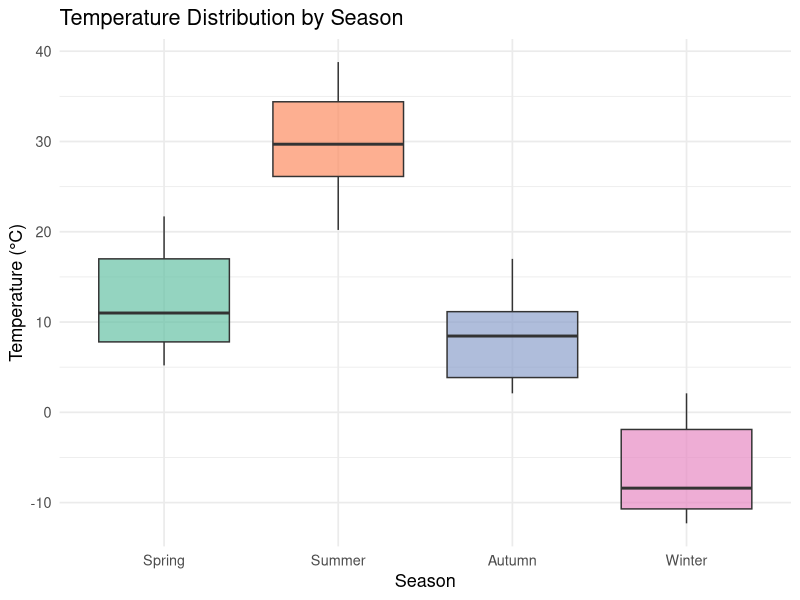
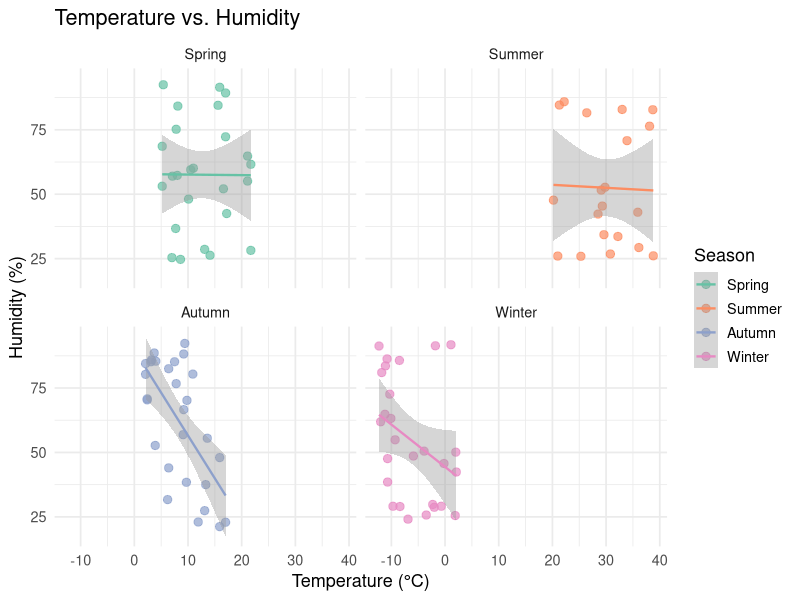
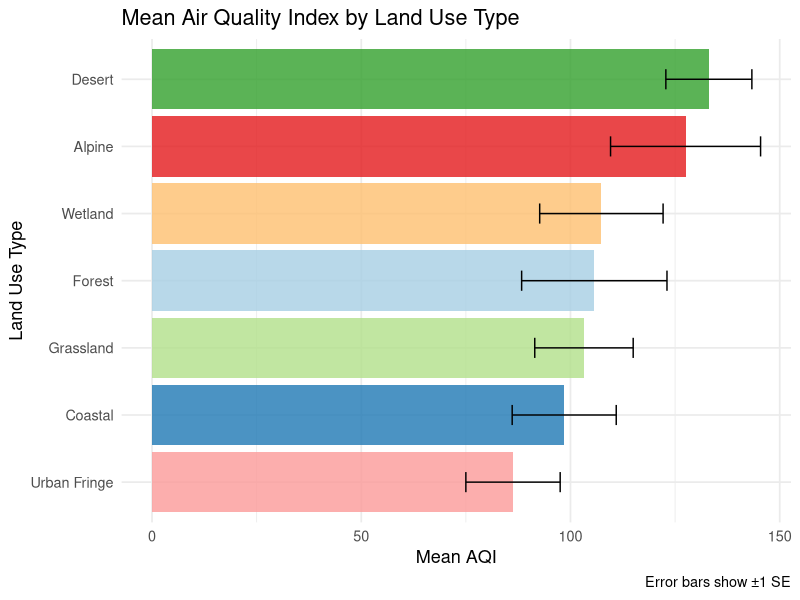
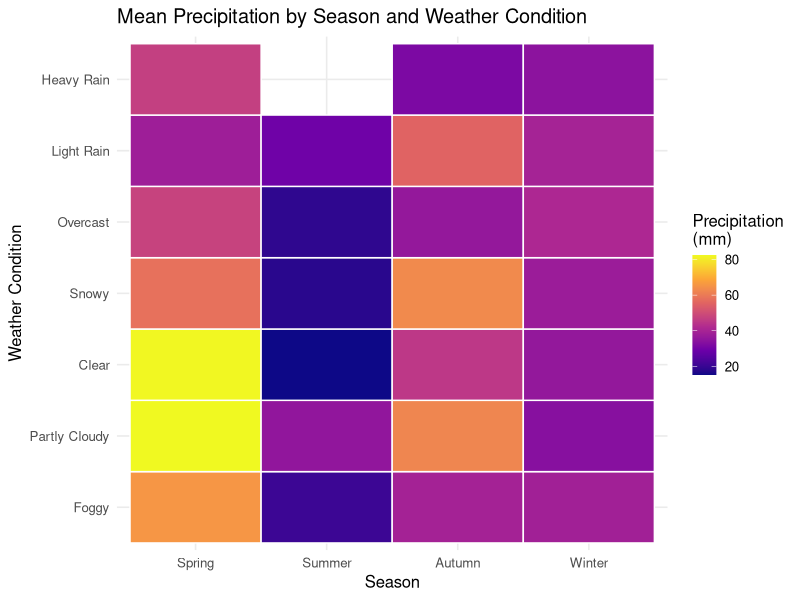
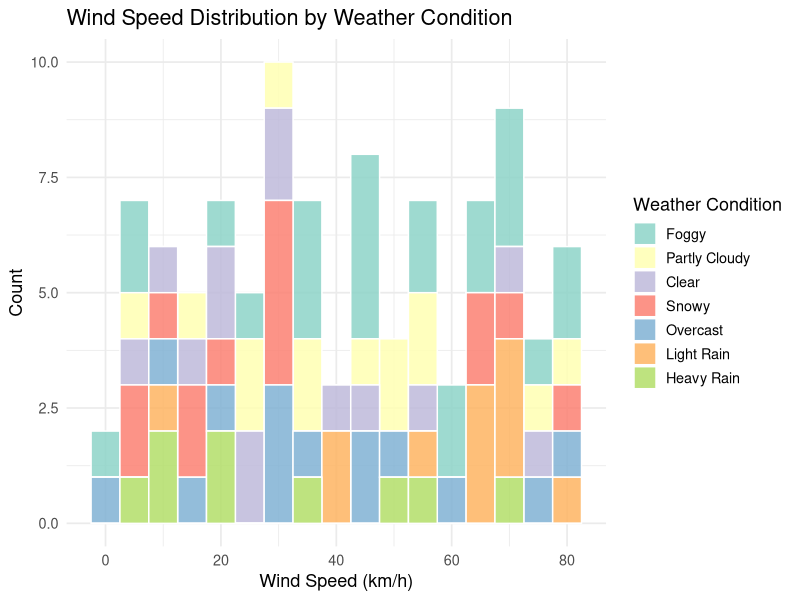
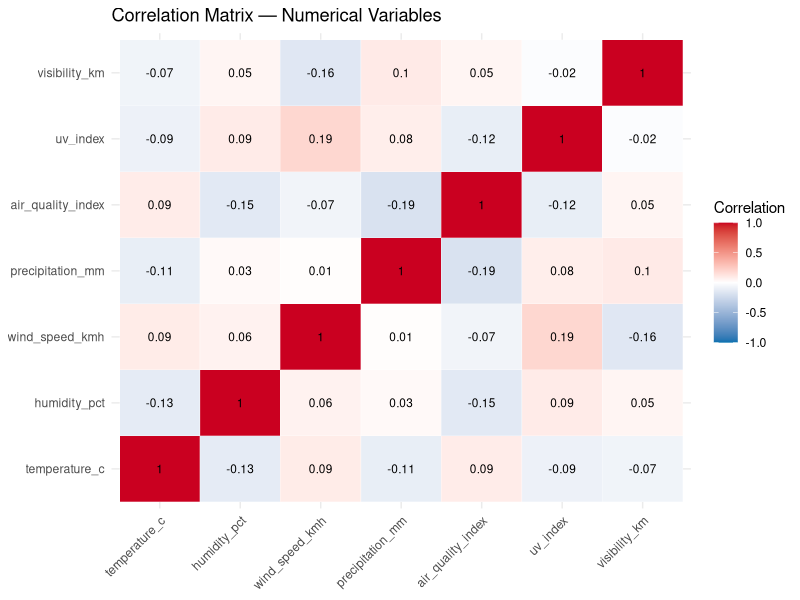

R code for these plots, in order:
## ---- chunk 1
#| label: setup

library(ggplot2)
library(dplyr)
library(readr)
library(tidyr)
library(here)
## ---- chunk 2
#| label: load-data

env_data <- read_csv(
  here::here("data", "environmental_data.csv"),
  col_types = cols(
    sample_id       = col_character(),
    date            = col_date(format = "%Y-%m-%d"),
    location        = col_character(),
    observer_name   = col_character(),
    season          = col_factor(levels = c("Spring", "Summer", "Autumn", "Winter")),
    weather_condition = col_factor(),
    land_use_type   = col_factor(),
    temperature_c   = col_double(),
    humidity_pct    = col_double(),
    wind_speed_kmh  = col_double(),
    precipitation_mm = col_double(),
    air_quality_index = col_integer(),
    uv_index        = col_double(),
    visibility_km   = col_double()
  )
)

glimpse(env_data)
## ---- chunk 3
#| label: summary-stats

numerical_vars <- c(
  "temperature_c", "humidity_pct", "wind_speed_kmh",
  "precipitation_mm", "air_quality_index", "uv_index", "visibility_km"
)

env_data |>
  select(all_of(numerical_vars)) |>
  summary()
## ---- chunk 4
#| label: season-counts

env_data |>
  count(season, name = "n_observations") |>
  arrange(season)
## ---- chunk 5
#| label: fig-temp-season
#| fig-cap: "Distribution of temperature (°C) for each season."

ggplot(env_data, aes(x = season, y = temperature_c, fill = season)) +
  geom_boxplot(alpha = 0.7, outlier.shape = 21) +
  scale_fill_brewer(palette = "Set2") +
  labs(
    title = "Temperature Distribution by Season",
    x = "Season",
    y = "Temperature (°C)"
  ) +
  theme_minimal(base_size = 13) +
  theme(legend.position = "none")
## ---- chunk 6
#| label: fig-temp-humidity
#| fig-cap: "Scatter plot of temperature against humidity coloured by season."

ggplot(env_data, aes(x = temperature_c, y = humidity_pct, colour = season)) +
  geom_point(alpha = 0.7, size = 2.5) +
  geom_smooth(method = "lm", se = TRUE, linewidth = 0.8) +
  scale_colour_brewer(palette = "Set2") +
  labs(
    title = "Temperature vs. Humidity",
    x = "Temperature (°C)",
    y = "Humidity (%)",
    colour = "Season"
  ) +
  theme_minimal(base_size = 13) +
  facet_wrap(~season)
## ---- chunk 7
#| label: fig-aqi-landuse
#| fig-cap: "Air Quality Index distribution across land use categories."

env_data |>
  group_by(land_use_type) |>
  summarise(
    mean_aqi  = mean(air_quality_index),
    se_aqi    = sd(air_quality_index) / sqrt(n()),
    n         = n()
  ) |>
  ggplot(aes(x = reorder(land_use_type, mean_aqi), y = mean_aqi, fill = land_use_type)) +
  geom_col(alpha = 0.8) +
  geom_errorbar(aes(ymin = mean_aqi - se_aqi, ymax = mean_aqi + se_aqi), width = 0.3) +
  coord_flip() +
  scale_fill_brewer(palette = "Paired") +
  labs(
    title = "Mean Air Quality Index by Land Use Type",
    x = "Land Use Type",
    y = "Mean AQI",
    caption = "Error bars show ±1 SE"
  ) +
  theme_minimal(base_size = 13) +
  theme(legend.position = "none")
## ---- chunk 8
#| label: fig-precip-heatmap
#| fig-cap: "Mean precipitation (mm) by season and weather condition."

env_data |>
  group_by(season, weather_condition) |>
  summarise(mean_precip = mean(precipitation_mm), .groups = "drop") |>
  ggplot(aes(x = season, y = weather_condition, fill = mean_precip)) +
  geom_tile(colour = "white", linewidth = 0.5) +
  scale_fill_viridis_c(option = "plasma", name = "Precipitation\n(mm)") +
  labs(
    title = "Mean Precipitation by Season and Weather Condition",
    x = "Season",
    y = "Weather Condition"
  ) +
  theme_minimal(base_size = 12)
## ---- chunk 9
#| label: fig-wind-dist
#| fig-cap: "Histogram of wind speed coloured by weather condition."

ggplot(env_data, aes(x = wind_speed_kmh, fill = weather_condition)) +
  geom_histogram(binwidth = 5, colour = "white", alpha = 0.85) +
  scale_fill_brewer(palette = "Set3") +
  labs(
    title = "Wind Speed Distribution by Weather Condition",
    x = "Wind Speed (km/h)",
    y = "Count",
    fill = "Weather Condition"
  ) +
  theme_minimal(base_size = 13)
## ---- chunk 10
#| label: fig-correlation
#| fig-cap: "Pairwise correlation matrix for numerical variables."

cor_matrix <- env_data |>
  select(all_of(numerical_vars)) |>
  cor(use = "complete.obs")

cor_long <- as.data.frame(as.table(cor_matrix)) |>
  rename(var1 = Var1, var2 = Var2, correlation = Freq)

ggplot(cor_long, aes(x = var1, y = var2, fill = correlation)) +
  geom_tile(colour = "white") +
  geom_text(aes(label = round(correlation, 2)), size = 3) +
  scale_fill_gradient2(
    low = "#0571b0", mid = "white", high = "#ca0020",
    midpoint = 0, limits = c(-1, 1), name = "Correlation"
  ) +
  labs(
    title = "Correlation Matrix — Numerical Variables",
    x = NULL, y = NULL
  ) +
  theme_minimal(base_size = 11) +
  theme(axis.text.x = element_text(angle = 45, hjust = 1))
## ---- chunk 11
#| label: session-info

sessionInfo()
